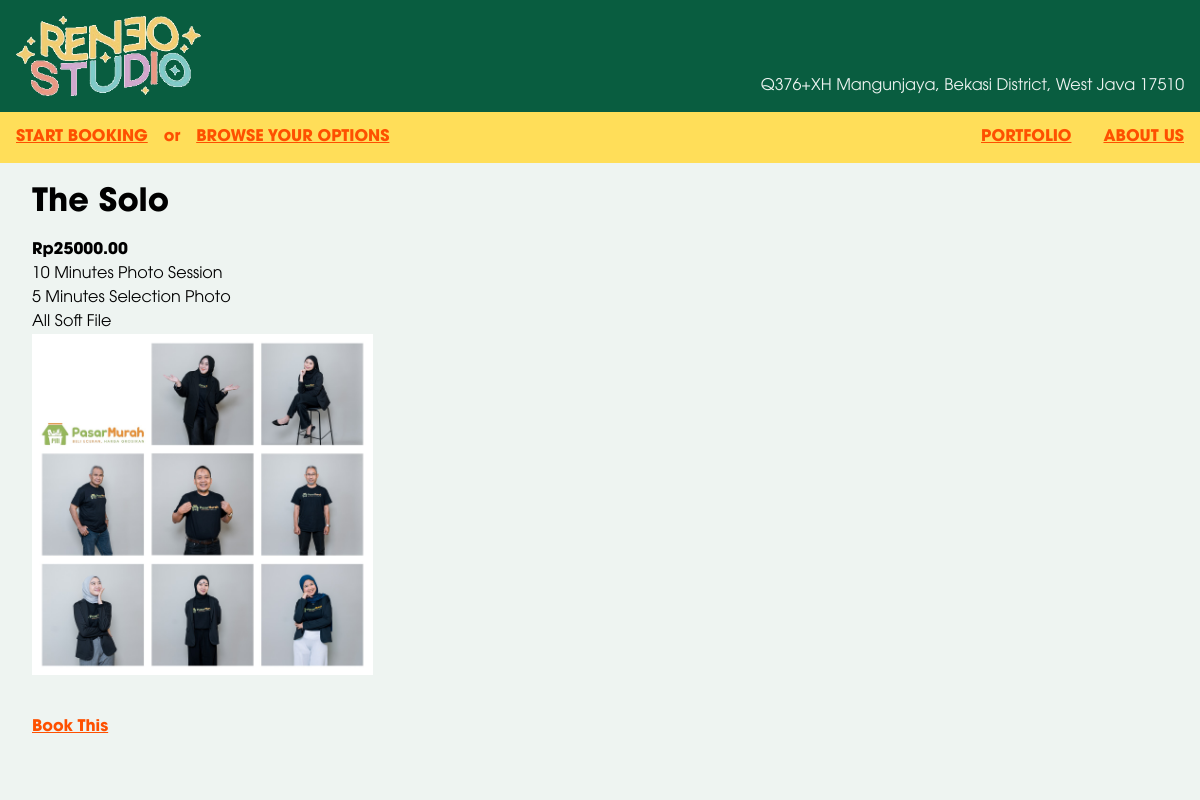
/self_photo_detail.php?id=1, run on the app's committed database.
### tables this page shows
CREATE TABLE `singleton` (
  `id` int(11) NOT NULL,
  `judul` text NOT NULL,
  `isi` text NOT NULL
);

CREATE TABLE `good_photo_menu` (
  `id` int(11) NOT NULL,
  `judul` varchar(100) NOT NULL,
  `deskripsi` text DEFAULT NULL,
  `maksimum_orang` int(11) DEFAULT NULL,
  `harga` decimal(15,2) NOT NULL,
  `gambar_contoh` text DEFAULT NULL
);

### self_photo_detail.php (the view, shortened to what this page needs)
<!DOCTYPE html>
<?php
$connection = new Connection();
$connection = $connection->connection;
$item = $connection->query('SELECT * FROM good_photo_menu WHERE id='.$_GET['id']);
$row = $item->fetch_assoc();
?>
<html>
	<?php include('structure/metadata.php'); ?>
	<body>
		<?php include('structure/header.php'); ?>
		<div class="main_content">
			<h1 style="margin-bottom:0;"><?php echo $row['judul']; ?></h1>
			<p>
				<b>Rp<?php echo $row['harga']; ?></b> <br/>
				<?php echo nl2br($row['deskripsi']); ?> <br>
				<?php if ($row['gambar_contoh']) { ?>
					<img style="width: 60%;" src="good_photo_menu/<?php echo $row['gambar_contoh']; ?>" />
				<?php } ?>
			</p>
			<p>
				<a href="book.php?preselect_id=<?php echo $row['id']?>"><b>Book This</b></a>
			</p>
		</div>
	<body>
</html>

### structure/header.php (shortened to what this page needs)
<?php
$connection = new Connection();
$connection = $connection->connection;
$alamat = $connection->query('SELECT isi FROM singleton WHERE judul="alamat"');
$alamat = $alamat->fetch_assoc();
?>
<div class="title_bar">
	<img src="logo.png" alt="Logo Studio Reneo"/>
	<div class="address">
		<p>
			<?php echo $alamat['isi']; ?>
		</p>
	</div>
</div>
<div class="navigation_bar">
	<div class="side">
		<a href="<?php echo 'book.php'?>"><b>START BOOKING</b></a>
		<p><b>or</b></p>
		<a href="<?php echo 'browse.php'?>"><b>BROWSE YOUR OPTIONS</b></a>
	</div>
	<div class="side">
		<a href="<?php echo 'portfolio.php'?>"><b>PORTFOLIO</b></a>
		<a href="<?php echo 'about_us.php'?>"><b>ABOUT US</b></a>
	</div>
</div>

### styles.css (style rules this page uses)
html { font-family: "ITC Avant Garde"; }
body, html { margin: 0; height: 100%; width: 100%; display: flex; flex-direction: column; }
.navigation_bar { display: flex; justify-content: space-between; background-color: #ffde59; color: #fe5000; }
.navigation_bar a { color: #fe5000; padding: 1em; }
.navigation_bar .side { display: flex; }
.title_bar { display: flex; justify-content: space-between; padding: 1em; background-color: #095d40; color: #eef4f1; height: 10%; }
.title_bar img { max-width: 100%; height: auto; }
.title_bar .address { display: flex; }
.title_bar .address p { margin: 0; align-self: end; }
.main_content { display: flex; flex-direction: column; padding: 2em; padding-top: 0; background-color: #eef4f1; flex-grow: 1; }
.main_content p { line-height: 1.5rem; width: 50%; }
.main_content a { color: #fe5000; }

### data on the page
singleton: isi "Q376+XH Mangunjaya, Bekasi District, West Java 17510"
good_photo_menu: judul "The Solo", harga "25000.00", deskripsi "10 Minutes Photo Session 5 Minutes Selection Photo All Soft File", gambar_contoh (picture)
